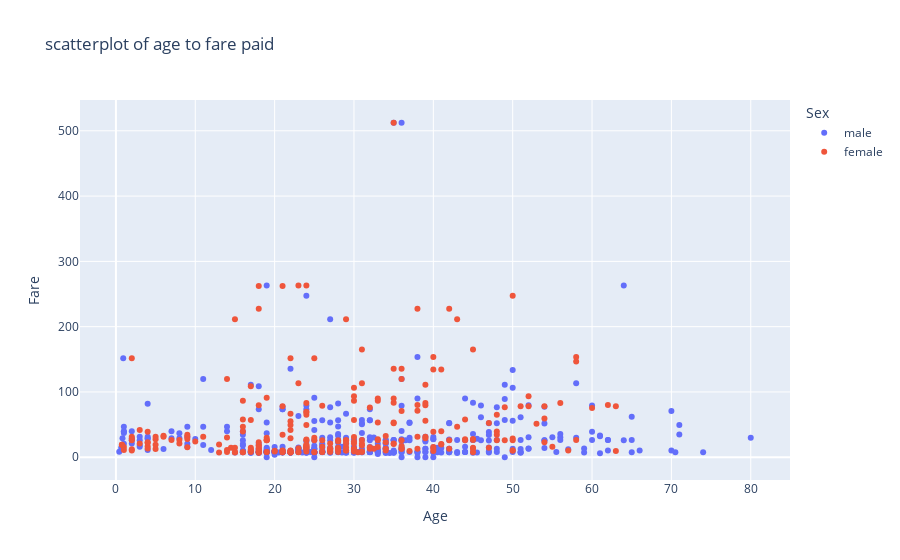

The code cell stored with this chart in its notebook:
### Code cell
import plotly.express as px
Tit = px.data.tips()
fig = px.scatter(tit, x="Age", y="Fare", color="Sex", title= "scatterplot of age to fare paid ")
fig.show()

### Figure 1 — Plotly figure (JSON) as saved in the notebook; plotly's stock layout.template omitted (floating-point values rounded to 4 significant figures; data arrays with more than 128 entries replaced by an {"elided": "..."} marker saying what was removed)
{"data": [{"hovertemplate": "Sex=male<br>Age=%{x}<br>Fare=%{y}<extra></extra>", "legendgroup": "male", "marker": {"color": "#636efa", "symbol": "circle"}, "mode": "markers", "name": "male", "orientation": "v", "showlegend": true, "type": "scatter", "x": {"elided": "577 float values"}, "xaxis": "x", "y": {"elided": "577 float values"}, "yaxis": "y"}, {"hovertemplate": "Sex=female<br>Age=%{x}<br>Fare=%{y}<extra></extra>", "legendgroup": "female", "marker": {"color": "#EF553B", "symbol": "circle"}, "mode": "markers", "name": "female", "orientation": "v", "showlegend": true, "type": "scatter", "x": {"elided": "314 float values"}, "xaxis": "x", "y": {"elided": "314 float values"}, "yaxis": "y"}], "layout": {"legend": {"title": {"text": "Sex"}, "tracegroupgap": 0}, "title": {"text": "scatterplot of age to fare paid "}, "xaxis": {"anchor": "y", "domain": [0, 1], "title": {"text": "Age"}}, "yaxis": {"anchor": "x", "domain": [0, 1], "title": {"text": "Fare"}}}}
